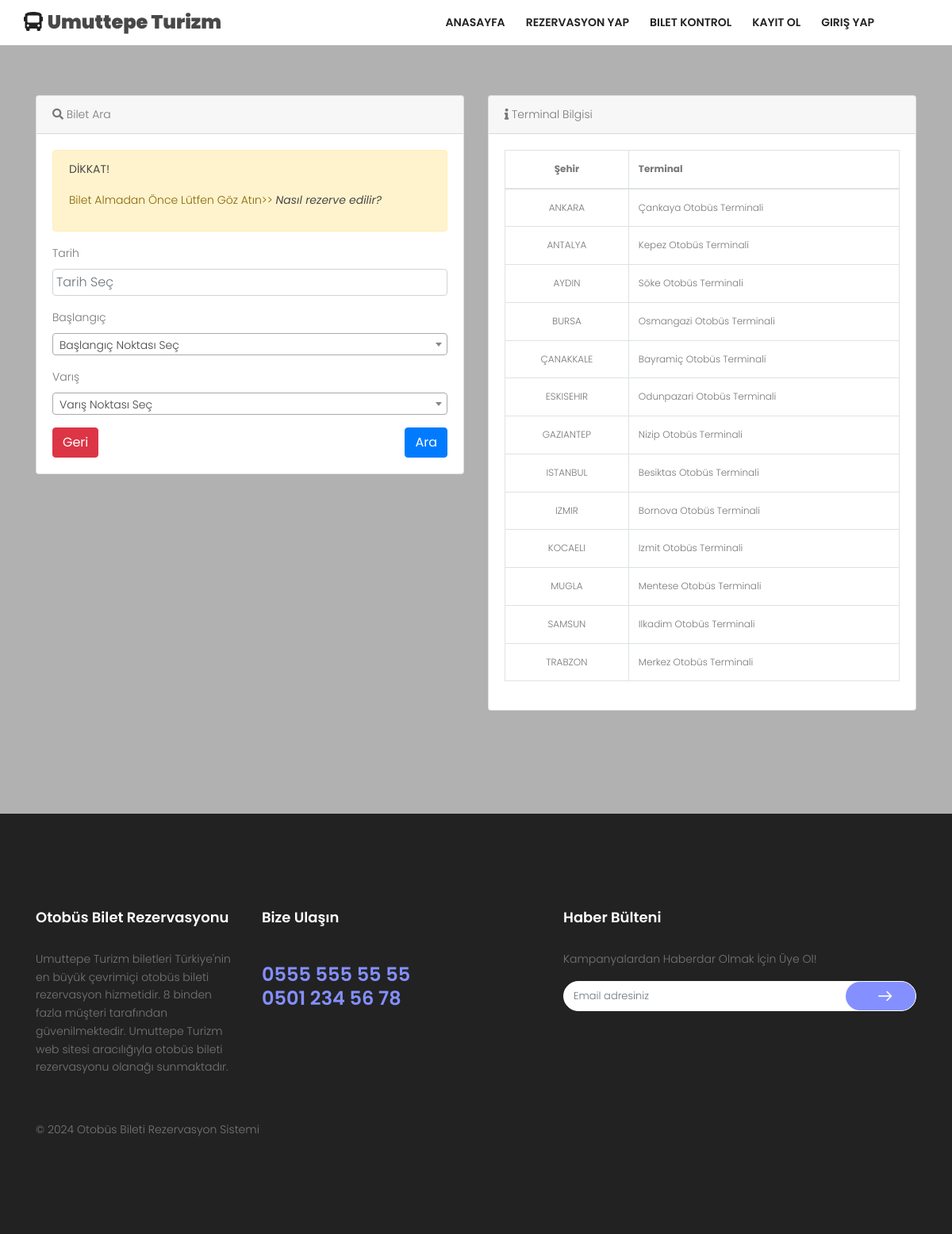
The app's page /index.php/tiket with its own data.
### tables this page shows
CREATE TABLE `tbl_sehir` (
  `sehirKodu` varchar(50) NOT NULL,
  `hedefSehir` varchar(50) NOT NULL,
  `hedefTerminalAdi` varchar(50) NOT NULL,
  `terminalSehri` varchar(100) NOT NULL
);

### application/controllers/Tiket.php (called while the page is built, shortened)
<?php
class Tiket extends CI_Controller {
	public function __construct(){
		$this->load->helper('tglindo_helper');
		$this->load->model('getkod_model');
	}
	public function index(){
		$data['title'] = "Rezervasyon Yap";
		$data['asal'] = $this->db->query("SELECT * FROM `tbl_sehir` ORDER BY hedefSehir ASC")->result_array();
		$data['tujuan'] = $this->db->query("SELECT * FROM `tbl_sehir` group by hedefSehir ORDER BY hedefSehir ASC ")->result_array();
		$data['list'] = $this->db->query("SELECT * FROM `tbl_sehir` ORDER BY hedefSehir ASC")->result_array();
		$this->load->view('frontend/cektanggal',$data);
	}
}

### index.php (called while the page is built, shortened)
<?php
require_once BASEPATH.'core/CodeIgniter.php';

### application/views/frontend/cektanggal.php (the view, shortened to what this page needs)
<!DOCTYPE html>
<html lang="zxx" class="no-js">
<head>
	<link rel="stylesheet" type="text/css"
		href="<?php echo base_url() ?>assets/frontend/datepicker/dcalendar.picker.css">
	<?php $this->load->view('frontend/include/base_css'); ?>
</head>
<body>
	<?php $this->load->view('frontend/include/base_nav'); ?>
	<section class="service-area section-gap relative">
		<div class="overlay overlay-bg"></div>
		<div class="container">
			<div class="row">
				<div class="col-lg-6">
					<div class="card mb-5">
						<div class="card-header">
							<i class="fas fa-search"></i> Bilet Ara
						</div>
						<div class="card-body">
							<div class="alert alert-warning" role="alert">
								<p><b>DİKKAT!</b></p>
								<P>Bilet Almadan Önce Lütfen Göz Atın>> <b><i data-toggle="modal"
											data-target="#exampleModal">Nasıl rezerve edilir?</i></b></P>
							</div>
							<form action="<?php echo base_url() ?>tiket/cekjadwal?>" method="get">
								<div class="form-group">
									<label for="exampleInputEmail1">Tarih </label>
									<input placeholder="Tarih Seç" type="text" class="form-control datepicker"
										name="tanggal" required="">
								</div>
								<div class="form-group">
									<label for="exampleInputEmail1">Başlangıç</label>
								</div>
								<div class="form-group">
									<label for="exampleInputEmail1">Varış</label>
								</div>
								<a href="<?php echo base_url() ?>tiket" class="btn btn-danger pull-left">Geri </a>
								<button type="submit" class="btn btn-primary pull-right">Ara </button>
							</form>
						</div>
					</div>
				</div>
				<div class="col-lg-6">
					<div class="card mb-10">
						<div class="card-header">
							<i class="fas fa-info"></i> Terminal Bilgisi
						</div>
						<div class="card-body">
							<table class="table table-bordered table-condensed" style="font-size:12px;" id="mydata">
								<thead>
									<tr>
										<th style="text-align:center;">Şehir</th>
										<th>Terminal</th>
									</tr>
								</thead>
								<tbody>
									<?php foreach ($list as $value) { ?>
									<tr>
										<td style="text-align:center;vertical-align:middle">
											<?php echo strtoupper($value['hedefSehir']) ?></td>
										<td style="vertical-align:middle;"><?php echo $value['terminalSehri'] ?></td>
									</tr>
									<?php } ?>
								</tbody>
							</table>
						</div>
					</div>
				</div>
			</div>
	</section>
	<?php $this->load->view('frontend/include/base_footer'); ?>
</body>
</html>

### application/views/frontend/include/base_css.php (shortened to what this page needs)
<link rel="stylesheet" href="<?php echo base_url() ?>assets/frontend/css/linearicons.css">
<link rel="stylesheet" href="<?php echo base_url() ?>assets/frontend/css/owl.carousel.css">
      <link rel="stylesheet" href="<?php echo base_url() ?>assets/frontend/css/font-awesome.min.css">
      <link href="<?= base_url() ?>assets/backend/vendor/fontawesome-free/css/all.min.css" rel="stylesheet" type="text/css">
<link rel="stylesheet" href="<?php echo base_url() ?>assets/frontend/css/nice-select.css">
<link rel="stylesheet" href="<?php echo base_url() ?>assets/frontend/css/magnific-popup.css">
<link rel="stylesheet" href="<?php echo base_url() ?>assets/frontend/css/bootstrap.css">
<link rel="stylesheet" href="<?php echo base_url() ?>assets/frontend/css/main.css">
<link rel="stylesheet" href="http://anijs.github.io/lib/anicollection/anicollection.css">
<link rel="stylesheet" type="text/css" href="<?php echo base_url() ?>assets/datepicker/dist/css/bootstrap-datepicker.min.css">
<link href="<?php echo base_url() ?>assets/frontend/select2/css/select2.min.css" rel="stylesheet" />

### application/views/frontend/include/base_nav.php
<header id="header" id="home">
		    <div class="container">
		    	<div class="row align-items-center justify-content-between d-flex">
			      <div id="logo">
			        <a href="<?php echo base_url() ?>"><h3> <i class="fa fa-bus" aria-hidden="true"></i> <b>Umuttepe Turizm</b></h3></a>
			      </div>
			      <nav id="nav-menu-container">
			        <ul class="nav-menu">
			          <li class="menu"><a href="<?php echo base_url() ?>">Anasayfa</a></li>
			          <li><a href="<?php echo base_url() ?>tiket">Rezervasyon Yap</a></li>
			          <li class="menu"><a href="<?php echo base_url() ?>tiket/cektiket">Bilet Kontrol</a></li>
			          <?php if ($this->session->userdata('username')) { ?>
				      	<li class="menu-has-children"><a href="#">Merhaba, <?php echo $this->session->userdata(musteriAdi); ?></a>
						<ul>
							<li><a href="<?php echo base_url() ?>profile/profilesaya/<?php echo $this->session->userdata('musteriKodu') ?>"><i class="fas fa-id-card"></i> Profilim</a></li>
							<li><a href="<?php echo base_url() ?>profile/tiketsaya/<?php echo $this->session->userdata('musteriKodu') ?>"><i class="fas fa-ticket-alt"></i> tiketlerim</a></li>
							<li><a href="<?php echo base_url() ?>login/logout"><i class="fas fa-sign-out-alt"></i> Çıkış Yap</a></li>
						</ul>
						</li>
				      <?php }else{ ?>
				  	  <li class="menu wobble animated"><a href="<?php echo base_url() ?>login/Daftar">Kayıt Ol</a></li>
 					  <li><a href="<?php echo base_url() ?>login">Giriş Yap</a></li>
				  	  <?php } ?>
			        </ul>
			      </nav>
		    	</div>
		    </div>
		  </header>

### application/views/frontend/include/base_footer.php (shortened to what this page needs)
<footer class="footer-area section-gap">
	<div class="container">
		<div class="row">
			<div class="col-lg-3  col-md-6 col-sm-6">
				<div class="single-footer-widget">
					<h4 class="text-white">Otobüs Bilet Rezervasyonu</h4>
					<p>
					Umuttepe Turizm biletleri Türkiye'nin en büyük çevrimiçi otobüs bileti rezervasyon hizmetidir. 8 binden fazla müşteri tarafından güvenilmektedir. Umuttepe Turizm web sitesi aracılığıyla otobüs bileti rezervasyonu olanağı sunmaktadır.
					</p>
				</div>
			</div>
			<div class="col-lg-4  col-md-6 col-sm-6">
				<div class="single-footer-widget">
					<h4 class="text-white">Bize Ulaşın</h4>
					<p class="number">
						0555 555 55 55 <br>
						0501 234 56 78
					</p>
				</div>
			</div>
			<div class="col-lg-5  col-md-6 col-sm-6">
				<div class="single-footer-widget">
					<h4 class="text-white">Haber Bülteni</h4>
					<p>Kampanyalardan Haberdar Olmak İçin Üye Ol!</p>
					<div class="d-flex flex-row" id="mc_embed_signup">
							<form class="navbar-form" novalidate="true" action="" method="post">
						    <div class="input-group add-on">
						      	<input class="form-control" placeholder="Email adresiniz"  type="email">
						      <div class="input-group-btn">
						        <button class="genric-btn primary circle arrow"><span class="lnr lnr-arrow-right"></span></button>
						      </div>
						    </div>
						  </form>
					</div>
				</div>
			</div>
		</div>
		<div class="footer-bottom d-flex justify-content-between align-items-center flex-wrap">
         <p class="footer-text m-0"><span>&copy; <?= date('Y') ?> Otobüs Bileti Rezervasyon Sistemi </span> </p>
		</div>
	</div>
</footer>

### assets/frontend/css/main.css (style rules this page uses)
body { color: #777; font-family: "Poppins", sans-serif; font-size: 14px; font-weight: 300; line-height: 1.625em; position: relative; }
ol, ul { margin: 0; padding: 0; list-style: none; }
a { -webkit-transition: all 0.3s ease 0s; -moz-transition: all 0.3s ease 0s; -o-transition: all 0.3s ease 0s; transition: all 0.3s ease 0s; }
a, a:focus, a:hover { text-decoration: none; outline: 0; }
h1, h2, h3, h4, h5, h6 { font-family: "Poppins", sans-serif; color: #222; line-height: 1.2em !important; margin-bottom: 0; margin-top: 0; font-weight: 600; }
h3, .h3 { font-size: 24px; }
h4, .h4 { font-size: 18px; }
td, th { border-radius: 0px; }
.mb-5 { margin-bottom: 5px; }
.mb-10 { margin-bottom: 10px; }
.text-white { color: #fff; }
.flex-wrap { -webkit-flex-wrap: wrap; -moz-flex-wrap: wrap; -ms-flex-wrap: wrap; flex-wrap: wrap; }
.relative { position: relative; }
.overlay { position: absolute; left: 0; right: 0; top: 0; bottom: 0; }
b, sup, sub, u, del { color: #484848; }
h3 { font-size: 24px; }
h4 { font-size: 18px; }
h1, h2, h3, h4, h5, h6 { line-height: 1.5em; }
.genric-btn { display: inline-block; outline: none; line-height: 40px; padding: 0 30px; font-size: 0.8em; text-align: center; text-decoration: none; font-weight: 500; cursor: pointer; -webkit-transition: all 0.3s ease 0s; -moz-transition: all 0.3s ease 0s; -o-transition: all 0.3s ease 0s; transition: all 0.3s ease 0s; }
.genric-btn.circle { border-radius: 20px; }
.genric-btn.arrow { display: -webkit-inline-box; display: -ms-inline-flexbox; display: inline-flex; -webkit-box-align: center; -ms-flex-align: center; align-items: center; }
.genric-btn.arrow span { margin-left: 10px; }
.genric-btn.primary { color: #fff; background: #8490ff; border: 1px solid transparent; }
#header { padding: 14px 0; position: fixed; left: 0; top: 0; right: 0; transition: all 0.5s; z-index: 997; background: #fff; }
.nav-menu, .nav-menu * { margin: 0; padding: 0; list-style: none; }
.nav-menu li { position: relative; white-space: nowrap; }
.nav-menu > li { float: left; }
#nav-menu-container { margin: 0; }
@media (min-width: 1024px) { #nav-menu-container { padding-right: 60px; } }
.nav-menu a { padding: 0 8px 0px 8px; text-decoration: none; display: inline-block; color: #222; font-weight: 600; font-size: 14px; text-transform: uppercase; outline: none; }
.nav-menu > li { margin-left: 10px; }
#mobile-nav { position: fixed; top: 0; padding-top: 18px; bottom: 0; z-index: 998; background: rgba(0, 0, 0, 0.8); left: -260px; width: 260px; overflow-y: auto; transition: 0.4s; }
#mobile-nav ul { padding: 0; margin: 0; list-style: none; }
#mobile-nav ul li { position: relative; }
#mobile-nav ul li a { color: #fff; font-size: 13px; text-transform: uppercase; overflow: hidden; padding: 10px 22px 10px 15px; position: relative; text-decoration: none; width: 100%; display: block; outline: none; font-weight: 700; }
.section-gap { padding: 120px 0; }
.service-area { background-size: cover; }
.service-area .overlay-bg { background-color: rgb(177 177 177); }
.footer-area { background-color: #222; }
.footer-area h4 { padding-bottom: 30px; }
.footer-area .number { color: #8490ff; font-size: 24px; font-weight: 600; line-height: 30px; }
.footer-area .genric-btn { background: #8490ff; border: none; border-radius: 57px; height: 36px; }
.footer-area .footer-bottom { padding-top: 40px; }
.single-footer-widget .navbar-form { width: 100%; }
.single-footer-widget .navbar-form .form-control { border: none; border-radius: 20px; font-size: 13px; }
.single-footer-widget .navbar-form .add-on { background: #fff; border-radius: 20px; border: 1px solid #fff; }
.single-footer-widget .navbar-form .lnr { font-weight: 900; font-size: 18px !important; color: #fff; }

### records on screen
tbl_sehir: hedefSehir "ANKARA", terminalSehri "Çankaya Otobüs Terminali"
tbl_sehir: hedefSehir "ANTALYA", terminalSehri "Kepez Otobüs Terminali"
tbl_sehir: hedefSehir "AYDIN", terminalSehri "Söke Otobüs Terminali"
tbl_sehir: hedefSehir "BURSA", terminalSehri "Osmangazi Otobüs Terminali"
tbl_sehir: hedefSehir "ÇANAKKALE", terminalSehri "Bayramiç Otobüs Terminali"
tbl_sehir: hedefSehir "ESKISEHIR", terminalSehri "Odunpazari Otobüs Terminali"
tbl_sehir: hedefSehir "GAZIANTEP", terminalSehri "Nizip Otobüs Terminali"
tbl_sehir: hedefSehir "ISTANBUL", terminalSehri "Besiktas Otobüs Terminali"
tbl_sehir: hedefSehir "IZMIR", terminalSehri "Bornova Otobüs Terminali"
tbl_sehir: hedefSehir "KOCAELI", terminalSehri "Izmit Otobüs Terminali"
tbl_sehir: hedefSehir "MUGLA", terminalSehri "Mentese Otobüs Terminali"
tbl_sehir: hedefSehir "SAMSUN", terminalSehri "Ilkadim Otobüs Terminali"
tbl_sehir: hedefSehir "TRABZON", terminalSehri "Merkez Otobüs Terminali"
